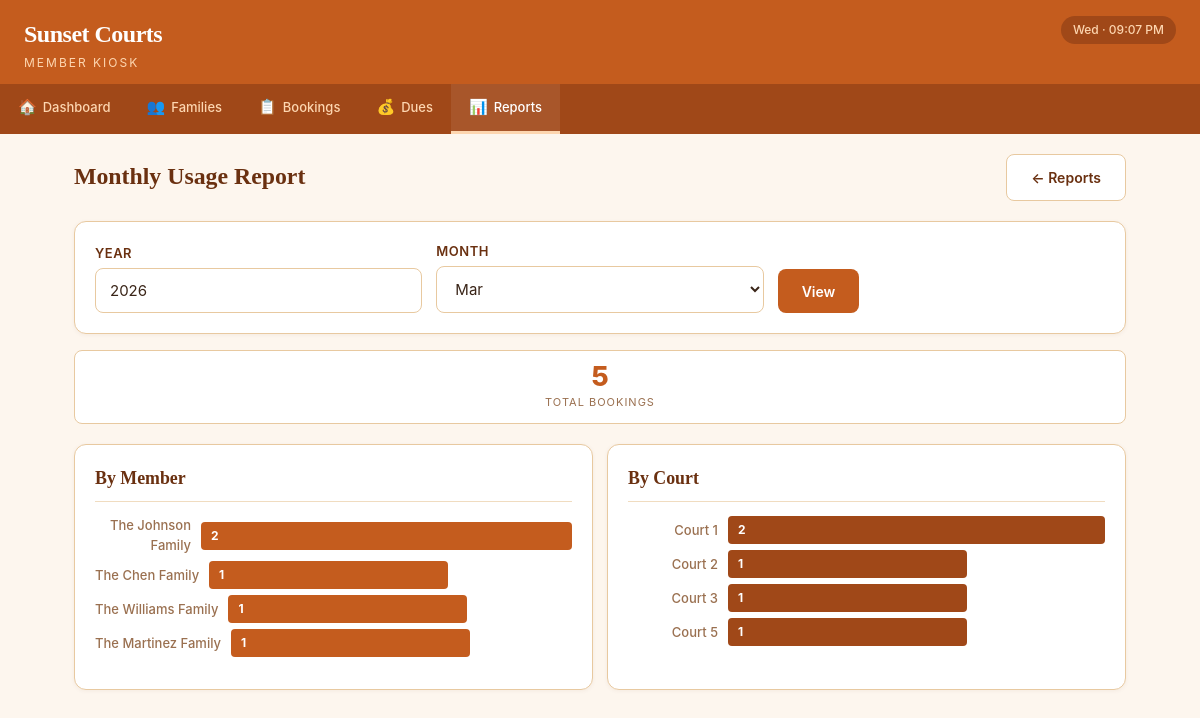
Page /reports/monthly on the earlier database version.
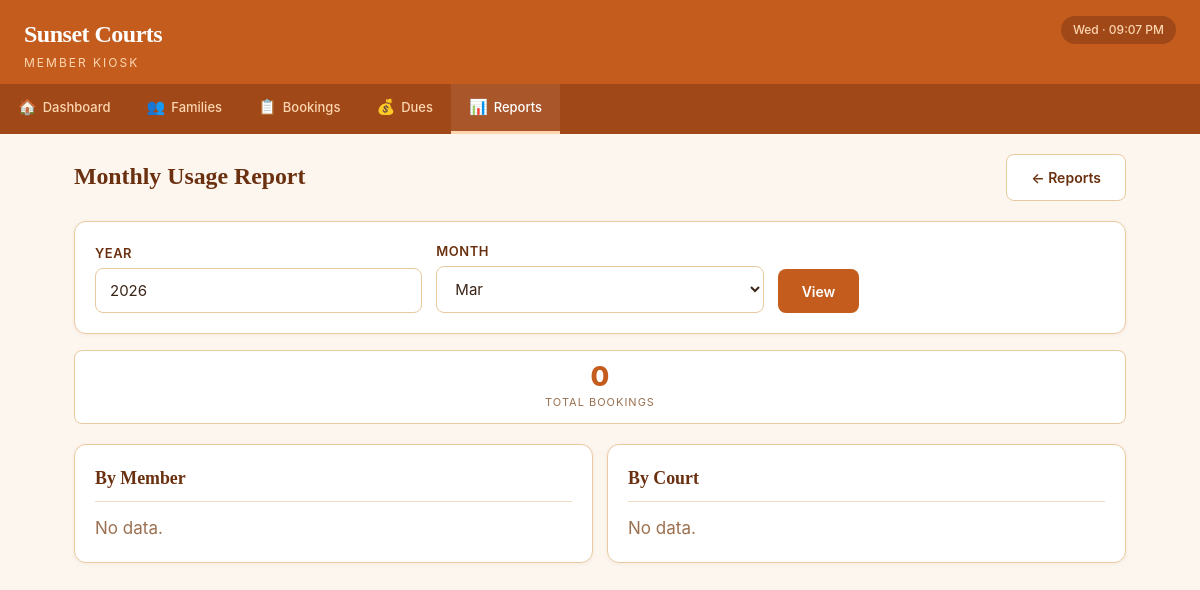
Same page on the later database version.
### tables this page shows
CREATE TABLE families (
            family_id       INTEGER PRIMARY KEY AUTOINCREMENT,
            family_name     TEXT    NOT NULL,
            primary_contact TEXT,
            phone           TEXT,
            email           TEXT,
            join_date       DATE    NOT NULL DEFAULT (date('now')),
            is_banned       INTEGER NOT NULL DEFAULT 0,
            notes           TEXT,
            created_at      DATETIME NOT NULL DEFAULT (datetime('now'))
        );

CREATE TABLE courts (
            court_id    INTEGER PRIMARY KEY AUTOINCREMENT,
            court_name  TEXT    NOT NULL UNIQUE,
            status      TEXT    NOT NULL DEFAULT 'Available'
        );

### app.py (the view)
@app.route('/reports/monthly')
def report_monthly():
    year = request.args.get('year', date.today().year, type=int)
    month = request.args.get('month', date.today().month, type=int)
    total = query_db('''
        SELECT COUNT(*) as cnt FROM bookings
        WHERE strftime('%Y', booking_date) = ? AND strftime('%m', booking_date) = ? AND is_cancelled = 0
    ''', (str(year), f'{month:02d}'), one=True)['cnt']
    by_member = query_db('''
        SELECT f.family_name, COUNT(*) as cnt FROM bookings b
        JOIN families f ON b.family_id = f.family_id
        WHERE strftime('%Y', b.booking_date) = ? AND strftime('%m', b.booking_date) = ? AND b.is_cancelled = 0
        GROUP BY f.family_id ORDER BY cnt DESC
    ''', (str(year), f'{month:02d}'))
    by_court = query_db('''
        SELECT c.court_name, COUNT(*) as cnt FROM bookings b
        JOIN courts c ON b.court_id = c.court_id
        WHERE strftime('%Y', b.booking_date) = ? AND strftime('%m', b.booking_date) = ? AND b.is_cancelled = 0
        GROUP BY c.court_id ORDER BY c.court_name
    ''', (str(year), f'{month:02d}'))
    return render_template('reports/monthly.html', total=total,
                           by_member=by_member, by_court=by_court, year=year, month=month)

### app.py (called while the page is built)
@app.context_processor
def inject_globals():
    now = datetime.now()
    return {
        'today_display': now.strftime('%a · %I:%M %p')
    }

### db.py (called while the page is built)
def get_db():
    conn = sqlite3.connect(DB_PATH)
    conn.execute("PRAGMA foreign_keys = ON")
    conn.row_factory = sqlite3.Row
    return conn

def query_db(query, args=(), one=False):
    conn = get_db()
    try:
        cursor = conn.execute(query, args)
        results = cursor.fetchall()
        return results[0] if one and results else (None if one else results)
    finally:
        conn.close()

### templates/reports/monthly.html (shortened to what this page needs)
{% extends "base.html" %}
{% block content %}
<div class="page-header"><h2>Monthly Usage Report</h2><a href="{{ url_for('reports_home') }}" class="btn btn-outline">← Reports</a></div>
<div class="card mb-16">
    <form method="GET" action="{{ url_for('report_monthly') }}" class="form-row" style="align-items:end;">
        <div class="form-group" style="margin-bottom:0;"><label>Year</label><input type="number" name="year" value="{{ year }}" min="2020" max="2030"></div>
        <div class="form-group" style="margin-bottom:0;"><label>Month</label>
            <select name="month">{% for m in range(1,13) %}<option value="{{ m }}" {% if m == month %}selected{% endif %}>{{ ['Jan','Feb','Mar','Apr','May','Jun','Jul','Aug','Sep','Oct','Nov','Dec'][m-1] }}</option>{% endfor %}</select>
        </div>
        <div class="form-group" style="margin-bottom:0;"><button type="submit" class="btn btn-primary">View</button></div>
    </form>
</div>
<div class="stat-strip"><div class="stat-item"><div class="stat-value">{{ total }}</div><div class="stat-label">Total Bookings</div></div></div>
<div style="display:grid;grid-template-columns:1fr 1fr;gap:14px;">
    <div class="card"><div class="card-header">By Member</div>
        {% if by_member %}<div class="bar-chart">{% set mx = by_member[0].cnt if by_member else 1 %}{% for r in by_member %}<div class="bar-row"><span class="bar-label">{{ r.family_name }}</span><div class="bar-fill" style="width:{{ (r.cnt/mx*100)|int }}%;min-width:36px;">{{ r.cnt }}</div></div>{% endfor %}</div>{% else %}<p style="color:var(--text-muted);">No data.</p>{% endif %}
    </div>
    <div class="card"><div class="card-header">By Court</div>
        {% if by_court %}<div class="bar-chart">{% set mx = namespace(v=1) %}{% for r in by_court %}{% if r.cnt > mx.v %}{% set mx.v = r.cnt %}{% endif %}{% endfor %}{% for r in by_court %}<div class="bar-row"><span class="bar-label">{{ r.court_name }}</span><div class="bar-fill alt" style="width:{{ (r.cnt/mx.v*100)|int }}%;min-width:36px;">{{ r.cnt }}</div></div>{% endfor %}</div>{% else %}<p style="color:var(--text-muted);">No data.</p>{% endif %}
    </div>
</div>
{% endblock %}

Differences in the rows shown:
removed families: family_name "The Johnson Family", {{ (r.cnt/mx*100)|int }} 100 (drawn), cnt "2"
removed families: family_name "The Chen Family", {{ (r.cnt/mx*100)|int }} 50 (drawn), cnt "1"
removed families: family_name "The Williams Family", {{ (r.cnt/mx*100)|int }} 50 (drawn), cnt "1"
removed families: family_name "The Martinez Family", {{ (r.cnt/mx*100)|int }} 50 (drawn), cnt "1"
no longer on this page (row unchanged): courts: court_name "Court 1", {{ (r.cnt/mx.v*100)|int }} 100 (drawn), cnt "2"
no longer on this page (row unchanged): courts: court_name "Court 2", {{ (r.cnt/mx.v*100)|int }} 50 (drawn), cnt "1"
no longer on this page (row unchanged): courts: court_name "Court 3", {{ (r.cnt/mx.v*100)|int }} 50 (drawn), cnt "1"
no longer on this page (row unchanged): courts: court_name "Court 5", {{ (r.cnt/mx.v*100)|int }} 50 (drawn), cnt "1"
Other differences:
{{ total }}: "5" → "0"
text now shown: "No data. No data."
